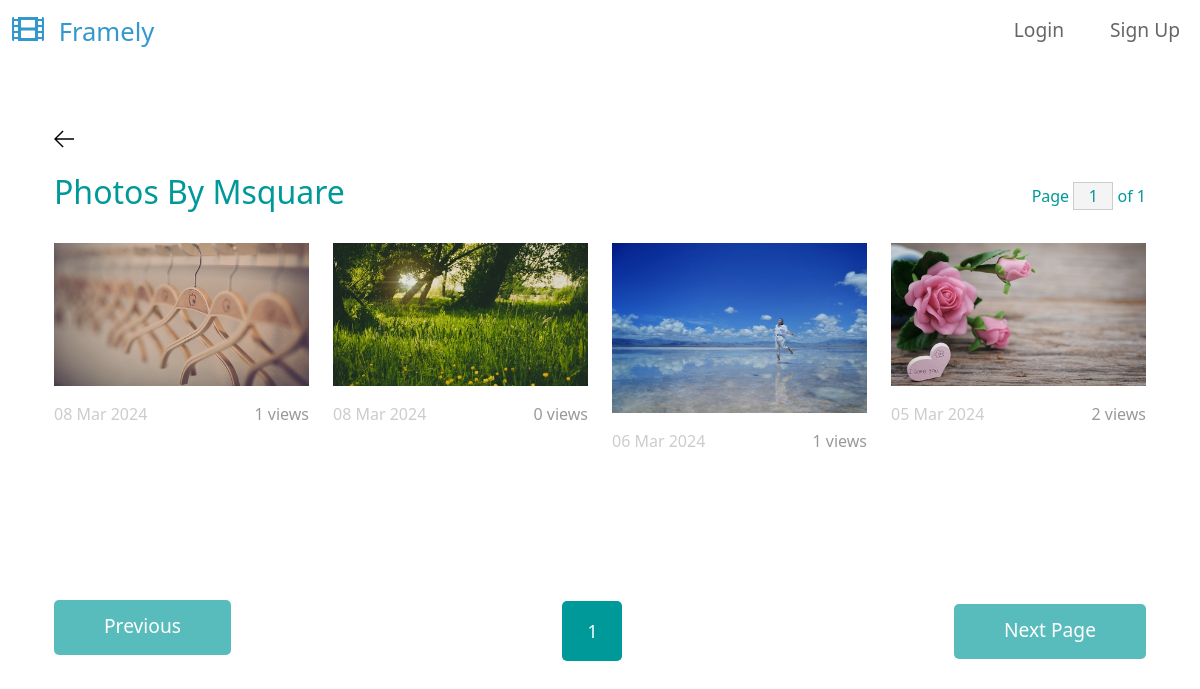
The app's page /photo-list/Msquare/, older data.
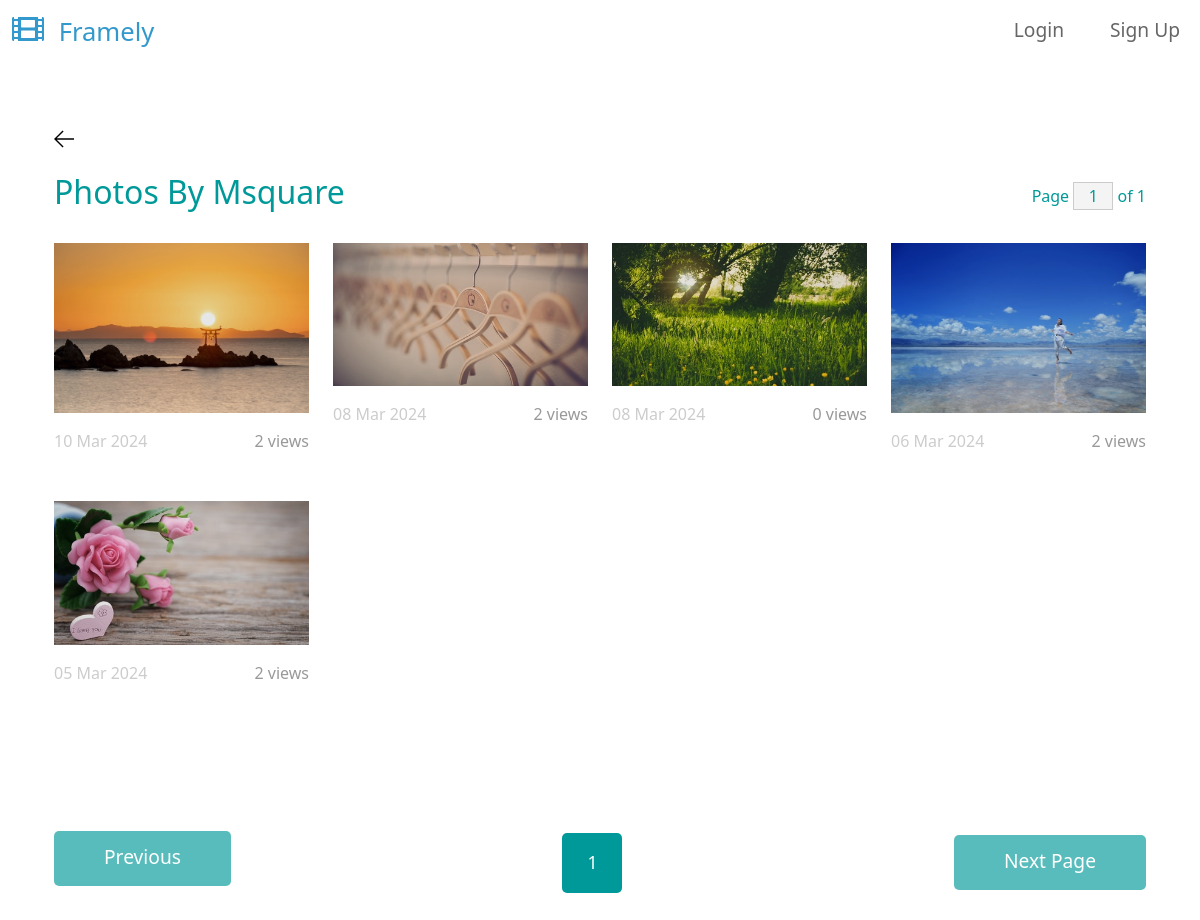
The same page, newer data.
### base/models.py (models this page shows, shortened)
class Photo(models.Model):
    user = models.ForeignKey(
        settings.AUTH_USER_MODEL, on_delete=models.CASCADE, null=True, blank=True
    )
    short_title = models.CharField(max_length=15)
    slug = models.SlugField(blank=True)
    image = models.ImageField(max_length=200)
    created = models.DateField(auto_now_add=True)
    views = models.ManyToManyField(
        settings.AUTH_USER_MODEL,
        related_name="photos_viewed",
    )
    class Meta:
        ordering = ["-created", "-id"]

### base/views.py (the view)
class UserPhotoList(View, PaginatePhotoModelMixin):
    def get(self, request, username):
        user = User.objects.get(username=username)
        user_photo_list = Photo.objects.filter(user=user)
        page = request.GET.get("page") or 1
        context = self.get_context_data(page=page, queryset=user_photo_list)
        context["heading_txt"] = f"Photos By {user.username}"
        return render(request, "photo-list.html", context)

### base/mixins.py (called while the page is built)
    def get_context_data(self, page, per_page=8, queryset=Photo.objects.all()):
        paginator = Paginator(queryset, per_page)
        num_pages = paginator.num_pages
        page_range = paginator.page_range
        if int(page) not in page_range:
            page = num_pages
        current_page = paginator.get_page(page)
        context = {
            "current_page": current_page,
            "page_num": int(page),
            "num_pages": num_pages,
            "page_range": page_range,
            "current_page": current_page,
        }
        return context

### templates/photo-list.html
{% extends 'base.html' %}
{% block content %}
    <div class="container-fluid tm-container-content tm-mt-60">
        <div class="row mb-4">
            <a href="{{request.META.HTTP_REFERER}}">
                <svg version="1.1" xmlns="http://www.w3.org/2000/svg" width="20" height="20" viewBox="0 0 32 32">
                <title>arrow-left</title>
                <path
                    d="M13.723 2.286l-13.723 13.714 13.719 13.714 1.616-1.611-10.96-10.96h27.625v-2.286h-27.625l10.965-10.965-1.616-1.607z"
                ></path>
                </svg>
            </a>
        </div>
        {% include "photo_list_component.html" %}
    </div>
{% endblock %}

### templates/photo_list_component.html (shortened to what this page needs)
    <div class="row mb-4">
        <h2 class="col-6 tm-text-primary">
            {% if heading_txt %}
                {{heading_txt}}
            {% else %}
            Latest Photos
            {% endif %}
        </h2>
        <div class="col-6 d-flex justify-content-end align-items-center">
            <form action="" class="tm-text-primary">
                Page <input name="page" type="text" value="{{page_num}}" size="1" class="tm-input-paging tm-text-primary"> of {{num_pages}}
            </form>
        </div>
    </div>
    <div class="row tm-mb-90 tm-gallery">
        {% for photo in current_page %}
        <div class="col-xl-3 col-lg-4 col-md-6 col-sm-6 col-12 mb-5">
            <figure class="effect-ming tm-video-item">
                <img src="{{photo.image.url}}" alt="Image" class="img-fluid">
                <figcaption class="d-flex align-items-center justify-content-center">
                </figcaption>
            </figure>
            <div class="d-flex justify-content-between tm-text-gray">
                <span class="tm-text-gray-light">{{ photo.created|date:"d M Y" }}</span>
                <span>{{photo.views.count}} views</span>
            </div>
        </div>
        {% endfor %}
    </div>
    <div class="row tm-mb-90">
        <div class="col-12 d-flex justify-content-between align-items-center tm-paging-col">
            {% if current_page.has_previous %}
                <a href="{% url 'home' %}?page={{current_page.previous_page_number}}" class="btn btn-primary tm-btn-prev mb-2">Previous</a>
            {% else %}
                <a href="javascript:void(0);" class="btn btn-primary tm-btn-prev mb-2 disabled">Previous</a>
            {% endif %}
            <div class="tm-paging d-flex">
                {% for i in page_range %}
                    <a href="{% url 'home' %}?page={{i}}" class="{% if i == page_num %}active{% endif %} tm-paging-link">{{i}}</a>
                {% endfor %}
            </div>
            {% if current_page.has_next %}
                <a href="{% url 'home' %}?page={{current_page.next_page_number}}" class="btn btn-primary tm-btn-next">Next Page</a>
            {% else %}
                <a href="javascript:void(0);" class="btn btn-primary tm-btn-next disabled">Next Page</a>
            {% endif %}
        </div>
    </div>

Row changes from the older to the newer data that the page shows:
added Photo: image (picture), created "10 Mar 2024", views.count "2"
computed for Photo (number 2 of 5 on the later page): views.count "1" → "2"
computed for Photo "06 Mar 2024": views.count "1" → "2"
